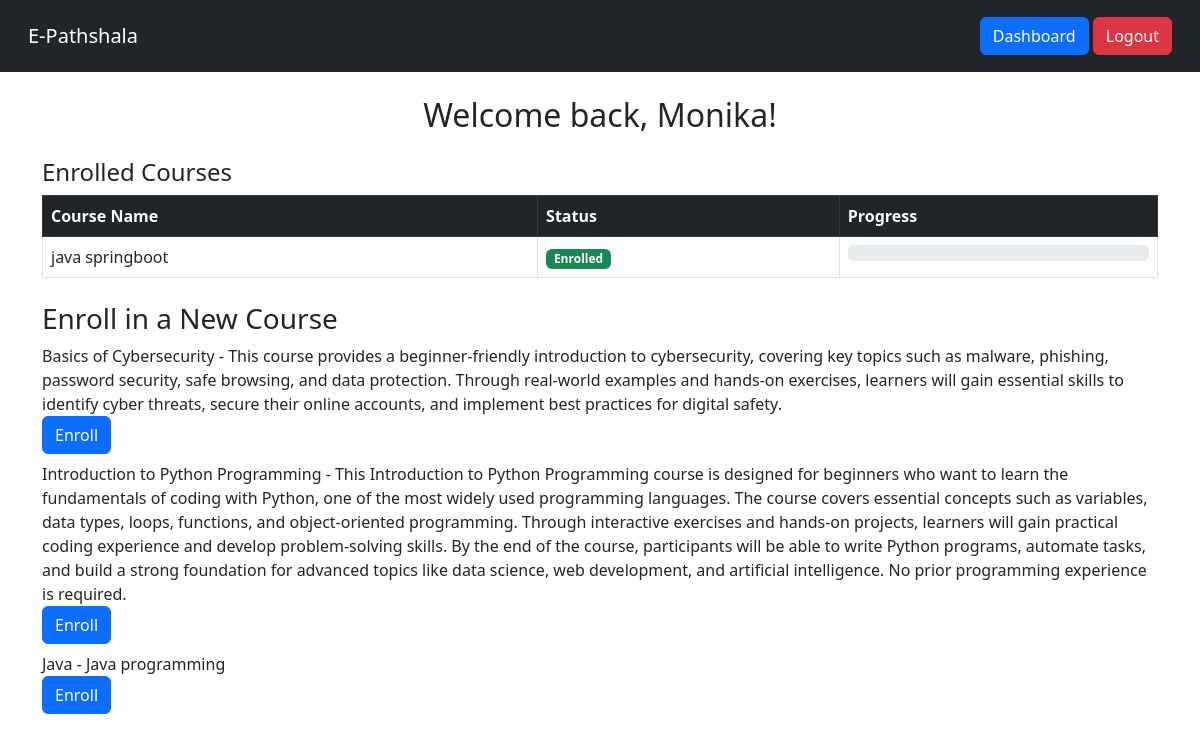
The page /dashboard (signed in) on the database its author committed.
### app/models.py (models this page shows, shortened)
class User(db.Model):
    __tablename__ = 'user'
    id = db.Column(db.Integer, primary_key=True)
    username = db.Column(db.String(80), unique=True, nullable=False)
    password_hash = db.Column(db.String(128))
    is_instructor = db.Column(db.Boolean, default=False)
    enrollments = db.relationship('Enrollment', back_populates='student')
    posts = db.relationship('Post', backref='author', lazy='dynamic')

class Course(db.Model):
    id = db.Column(db.Integer, primary_key=True)
    title = db.Column(db.String(100), nullable=False)
    description = db.Column(db.String(255), nullable=True)
    instructor_id = db.Column(db.Integer, db.ForeignKey('user.id'))
    instructor = db.relationship('User', backref='courses')
    enrollments = db.relationship('Enrollment', back_populates='course')
    assessments = db.relationship('Assessment', backref='course', lazy='dynamic')
    forums = db.relationship('Forum', backref='course', lazy='dynamic')

### app/routes.py (the view)
@main.route('/dashboard')
def dashboard():
    if 'user_id' not in session:
        flash("Please log in to view this page.")
        return redirect(url_for('main.login'))
    user = User.query.get(session['user_id'])
    if user is None:
        flash('User not found. Please log in again.')
        return redirect(url_for('main.login'))
    if user.is_instructor:
        courses = Course.query.filter_by(instructor_id=user.id).all()
        total_courses = len(courses)
        total_enrollments = sum(len(course.enrollments) for course in courses)
        student_ids = {enrollment.student_id for course in courses for enrollment in course.enrollments}
        total_students = len(student_ids)
        return render_template(
            'instructor_dashboard.html',
            user=user,
            courses=courses,
            total_students=total_students,
            total_courses=total_courses,
            total_enrollments=total_enrollments
        )
    else:
        courses_data = [(enrollment.course, enrollment.progress) for enrollment in user.enrollments]
        available_courses = Course.query.filter(Course.id.notin_([en.course_id for en in user.enrollments])).all()
        return render_template(
            'student_dashboard.html',
            user=user,
            courses=courses_data,
            available_courses=available_courses
        )
    return render_template(template, user=user, courses=courses)

### app/templates/student_dashboard.html (shortened to what this page needs)
<!DOCTYPE html>
<html lang="en">
<head>
    <link href="https://cdn.jsdelivr.net/npm/bootstrap@5.3.0/dist/css/bootstrap.min.css" rel="stylesheet">
</head>
<body>
    <nav class="navbar navbar-dark bg-dark p-3">
        <div class="container-fluid">
            <a class="navbar-brand" href="#">E-Pathshala</a>
            <div>
                <a href="/dashboard" class="btn btn-primary">Dashboard</a>
                <a href="/logout" class="btn btn-danger">Logout</a>
            </div>
        </div>
    </nav>
    {% block content %}
    <div class="container mt-4">
        <h2 class="text-center">Welcome back, {{ user.username }}!</h2>
        <div class="mt-4">
            <h4>Enrolled Courses</h4>
            <table class="table table-bordered mt-2">
                <thead class="table-dark">
                    <tr>
                        <th>Course Name</th>
                        <th>Status</th>
                        <th>Progress</th>
                    </tr>
                </thead>
                <tbody>
                    {% for course, progress in courses %}
                    <tr>
                        <td>{{ course.title }}</td>
                        <td><span class="badge bg-success">Enrolled</span></td>
                        <td>
                            <div class="progress">
                            </div>
                        </td>
                    </tr>
                    {% else %}
                    <tr><td colspan="3">No enrolled courses.</td></tr>
                    {% endfor %}
                </tbody>
            </table>
        </div>
        <div class="mt-4">
            <h3>Enroll in a New Course</h3>
            {% for course in available_courses %}
            <div class="mb-2">
                {{ course.title }} - {{ course.description }}
                <form action="{{ url_for('main.enroll_in_course', course_id=course.id) }}" method="post">
                    <button type="submit" class="btn btn-primary">Enroll</button>
                </form>
            </div>
            {% endfor %}
        </div>
    </div>
    {% endblock %}
</body>
</html>

### rows shown on the page
User: username "Monika"
Course: title "java springboot"
Course: title "Basics of Cybersecurity", description "This course provides a beginner-friendly introduction to cybersecurity, covering key topics such as malware, phishing, password security, safe browsing, and data protection. Through real-world examples and hands-on exercises, learners will gain essential skills to identify cyber threats, secure their online accounts, and implement best practices for digital safety."
Course: title "Introduction to Python Programming", description "This Introduction to Python Programming course is designed for beginners who want to learn the fundamentals of coding with Python, one of the most widely used programming languages. The course covers essential concepts such as variables, data types, loops, functions, and object-oriented programming. Through interactive exercises and hands-on projects, learners will gain practical coding experience and develop problem-solving skills. By the end of the course, participants will be able to write Python programs, automate tasks, and build a strong foundation for advanced topics like data science, web development, and artificial intelligence. No prior programming experience is required."
Course: title "Java", description "Java programming"
